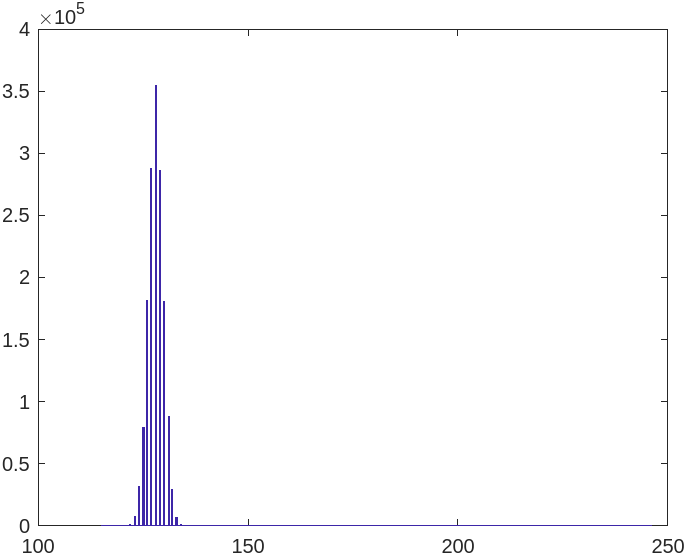
%> input picture FC_LAB3/histogramG1.png, 686 x 555 px, given in place of black.pgm, which was not available
$ octave lab.m   (GNU Octave 9; MATLAB toolbox functions it lacks are replaced by stand-ins)
%> lines starting %> are read from the running program, lines starting %| are printed output that depends on the picture; pictures that were not available may be replaced by others from this repository, and a replacement may not be noted
n1=randn(1000);
mean_n1 = mean2(n1);
std_n1 = std2(n1);

n2=randn(1000);
mean_n2 = mean2(n2);
std_n2 = std2(n2);

mean_n1n2 = mean2(n1 + n2);
std_n1n2 = std2(n1 + n2);

mean_n1n2menos = mean2(n1 - n2);
std_n1n2menos = std2(n1 - n2);

% Primera respuesta = std = sqrt(std1.^2 + std1.^2)

%%

m = 5.0;
std3 = 2.0;

new = (n1-mean_n1)/std_n1;
new = new*std3+m;

meannew = mean2(new);
stdnew = std2(new);

%%
stdsn1new = std2(n1 + new);
stdsn2new = std2(n2 + new);

% Esperamos que sea 2.23
% Sale 2.23
% para n1 + n3 se obtiene 3
% El problema no lo sé

%%
clear
raw = imread("black.pgm");
%> raw is the input picture: size 555x686x3 uint8; mean R, G, B 250.9, 250.6, 252.1
R=raw(1:2:end,1:2:end);
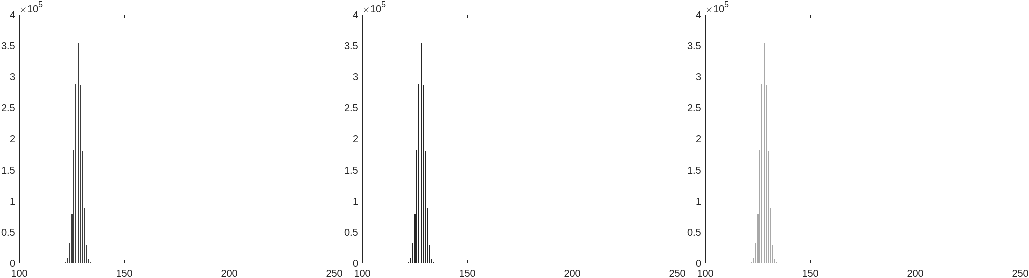
%> R: size 278x1029 uint8; min 38, max 255, mean 251.8
B = raw(2:2:end,2:2:end);
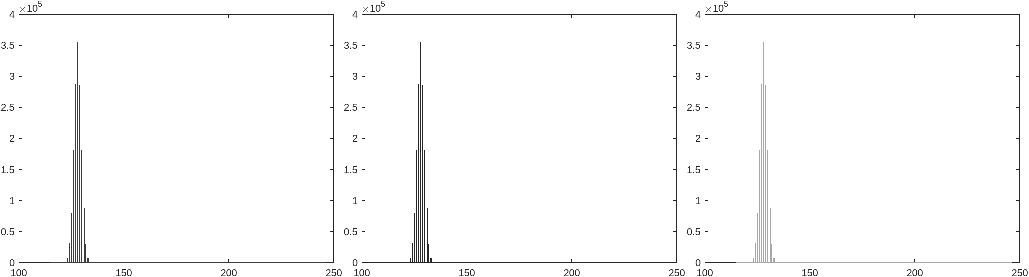
%> B: size 277x1029 uint8; min 38, max 255, mean 250.5
G1 =  raw(1:2:end,2:2:end);
G2 =  raw(2:2:end,1:2:end);
% Adjuntar el código para extraer los demás canales.

%%

hist(double(G1(:)),500);
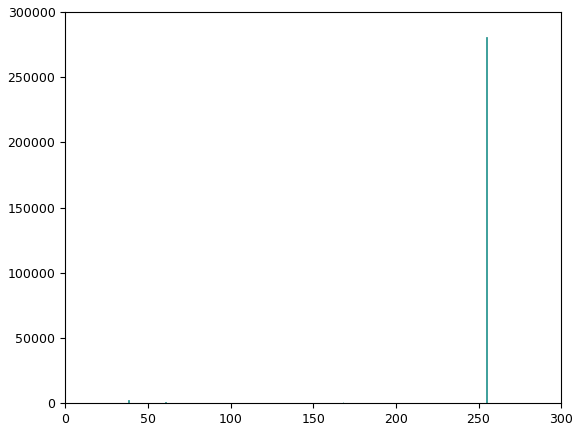
%> figure redrawn from the program's plot data; tallest bar 280662 high, from x = 254.6 to 255
% Parece tener forma normal (figura histogramG1.png

%%

meanR = mean2(R);
%> meanR = 251.8
meanG1 = mean2(G1);
%> meanG1 = 251.9
meanG2 = mean2(G2);
%> meanG2 = 250.5
meanB = mean2(B);
%> meanB = 250.5

stdR = std2(R);
%> stdR = 2.97
stdG1 = std2(G1);
%> stdG1 = 2.97
stdG2 = std2(G2);
%> stdG2 = 4.93
stdB = std2(B);
%> stdB = 3.95


% meanB	127.8329	1×1	double
% meanG1	128.0078	1×1	double
% meanG2	127.9375	1×1	double
% meanR	128.0076	1×1	double
% stdB	2.7528	1×1	double
% stdG1	1.8027	1×1	double
% stdG2	1.8493	1×1	double
% stdR	2.6025	1×1	double


% Su valor es 128

%%


%%
%> (the run ends here)

$ run again, on FC_LAB3/Ecurva.png
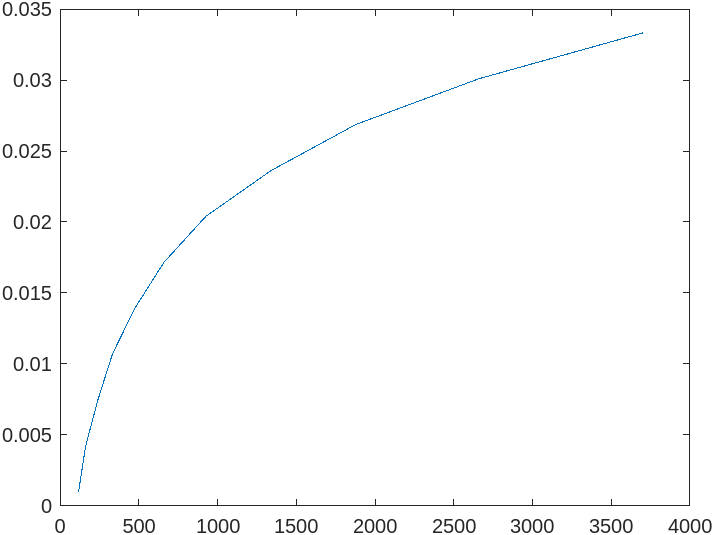
%> input picture FC_LAB3/Ecurva.png, 714 x 535 px, given in place of black.pgm, which was not available
%> raw is the input picture: size 535x714x3 uint8; mean R, G, B 251.3, 251.6, 251.7
%> `G1 =  raw(1:2:end,2:2:end);`:
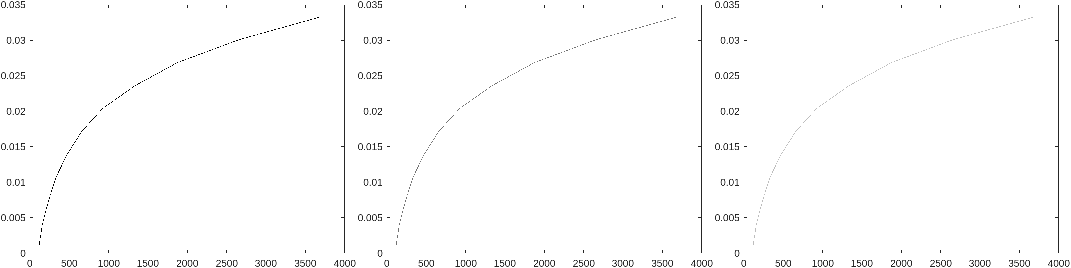
%> G1: size 268x1071 uint8; min 0, max 255, mean 252.2
%> `G2 =  raw(2:2:end,1:2:end);`:
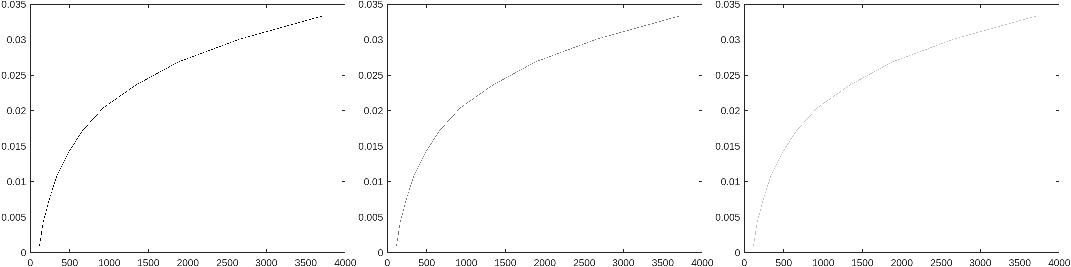
%> G2: size 267x1071 uint8; min 0, max 255, mean 250.8; mean of the top-left, top-right, bottom-left and bottom-right quarters 250.9, 252.2, 249.7, 250.5
%> meanR = 252.3
%> meanG1 = 252.2
%> meanG2 = 250.8
%> stdR = 2.97
%> stdG2 = 3.95

$ run again, on FC_LAB3/SE.png
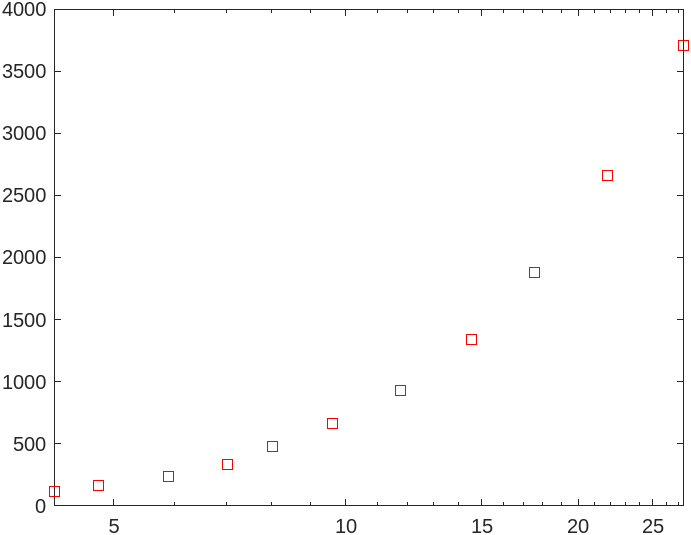
%> input picture FC_LAB3/SE.png, 691 x 535 px, given in place of black.pgm, which was not available
%> raw is the input picture: size 535x691x3 uint8; mean R, G, B 252.3, 252, 252
%> `R=raw(1:2:end,1:2:end);`:
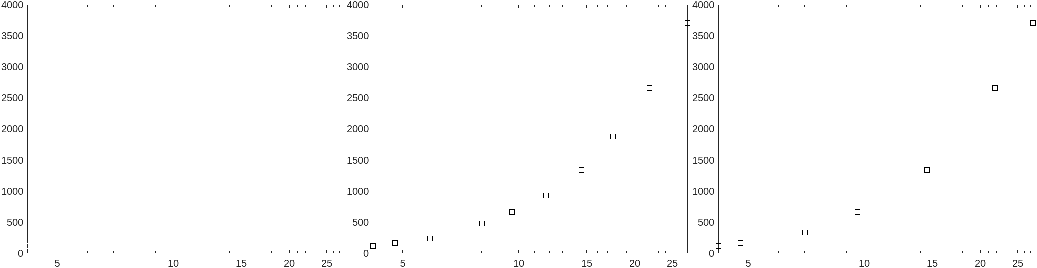
%> R: size 268x1037 uint8; min 0, max 255, mean 252.8
%> `B = raw(2:2:end,2:2:end);`:
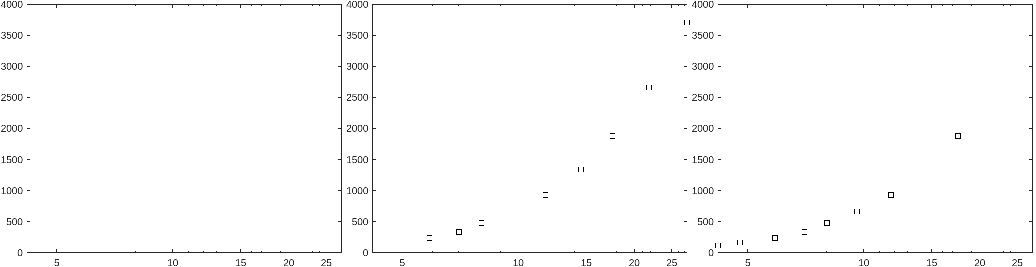
%> B: size 267x1036 uint8; min 0, max 255, mean 251.3
%> meanR = 252.8
%> meanG2 = 251.3
%> stdR = 1.99
%> stdG2 = 3.96
